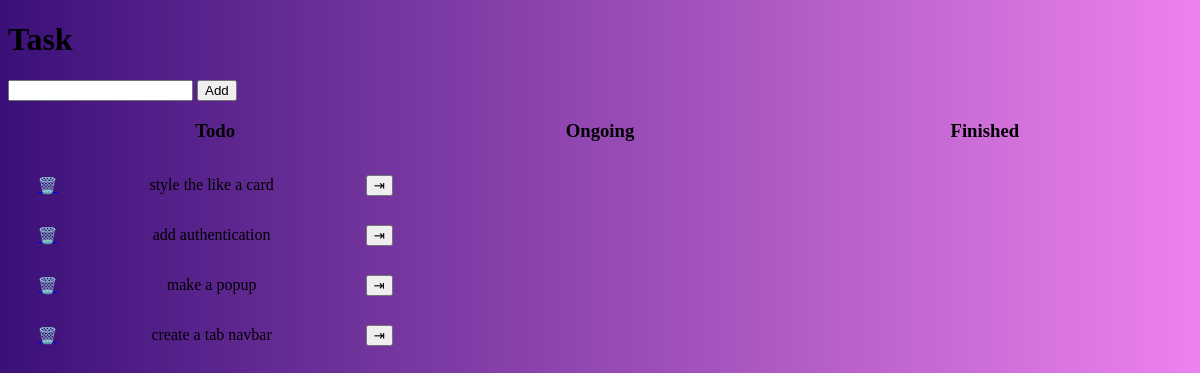
Before: / with the older database file.
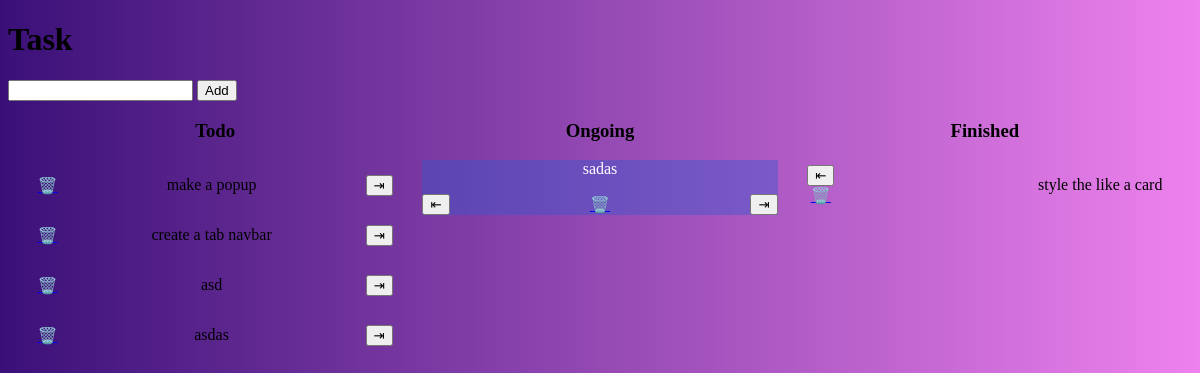
After: the same page with the newer database file.
### mainApp/models.py (models this page shows, shortened)
class Task(models.Model):
	title = models.CharField(max_length=200)
	status = models.CharField(max_length=20, default='todo')
	created_at = models.DateTimeField(auto_now_add=True)

### mainApp/views.py (the view)
# urls.py: path('', views.index, name="index"),
def index(request):
	tasks_todo = Task.objects.filter(status='todo')
	tasks_ongoing = Task.objects.filter(status='ongoing')
	tasks_finished = Task.objects.filter(status='finished')
	if request.method == "POST":
		title = request.POST['title']
		todo = Task.objects.create(title=title)
		return redirect('index')
	return render(request, 'mainApp/index.html', {
		'tasks_todo': tasks_todo,
		'tasks_ongoing': tasks_ongoing,
		'tasks_finished': tasks_finished
		})

### mainApp/templates/mainApp/index.html (shortened to what this page needs)
{% extends "../base.html" %}
{% block body %}
<form method="post" action="/">
	<input type="text" name="title" required>
	<button type="submit">Add</button>
</form>
<div class="container">
	<div class="todo">
	<h3>Todo</h3>
	{% for task_todo in tasks_todo %}
	<div class="todo-content">
		<a href="{% url 'delete' task_todo.id%}">&#128465;&#65039;</a>
		<p>{{task_todo.title}}</p>
		<span>
			<form method="post" action="{% url 'update' task_todo.id%}">
				<button type="submit" name="status" value="ongoing">&#8677;</button>
			</form>
		</span>
	</div>
	{% endfor %}
	</div>
	<div class="ongoing">
	<h3>Ongoing</h3>
	{% for task_ongoing in tasks_ongoing %}
	<div class="ongoing-content">
		<p class="ongoing-content-title">{{task_ongoing.title}}</p>
		<div>
			<span class="ongoing-content-back">
				<form method="post" action="{% url 'update' task_ongoing.id%}">
					<button type="submit" name="status" value="todo">&#8676;</button>
				</form>
			</span>
			<a href="{% url 'delete' task_ongoing.id%}">&#128465;&#65039;</a>
			<span class="ongoing-content-forward">
				<form method="post" action="{% url 'update' task_ongoing.id%}">
					<button type="submit" name="status" value="finished">&#8677;</button>
				</form>
			</span>
		</div>
	</div>
	{% endfor %}
	</div>
	<div class="finished">
	<h3>Finished</h3>
	{% for task_finished in tasks_finished %}
	<div class="finished-content">
		<span>
			<form method="post" action="{% url 'update' task_finished.id%}">
				<button type="submit" name="status" value="ongoing"> &#8676;</button>
			</form>
			<a href="{% url 'delete' task_finished.id%}">&#128465;&#65039;</a>
		</span>
		<p>{{task_finished.title}}</p>
	</div>
	{% endfor %}
	</div>
</div>
{% endblock body %}

### mainApp/templates/base.html (shortened to what this page needs)
{% load static %}
<!DOCTYPE html>
<html>
<head>
	<link rel="stylesheet" type="text/css" href="{% static 'mainApp/css/index.css' %}">
</head>
<body>
	<h1>Task</h1>
	{% block body %}
	{% endblock body %}
</body>
</html>

### mainApp/static/mainApp/css/index.css (style rules this page uses)
body { background: linear-gradient(to right, rgb(58, 16, 120), violet); }
.container { display: flex; justify-content: space-evenly; text-align: center; max-height: 100vw; }
.todo-content, .finished-content { display: flex; justify-content: space-between; align-items: center; }
.ongoing-content div { display: flex; justify-content: space-between; align-items: center; }
.ongoing-content { margin: 1em 0 0; color: white; background-color: rgb(47, 88, 205, 0.4); }
.todo, .ongoing, .finished { width: 30%; }

Changed rows visible on the page:
removed Task: title "add authentication", shown under "Todo"
added Task: title "asd", shown under "Todo"
added Task: title "asdas", shown under "Todo"
added Task: title "sadas", shown under "Ongoing"
changed Task "style the like a card": moves from the list under "Todo" to the list under "Finished"
